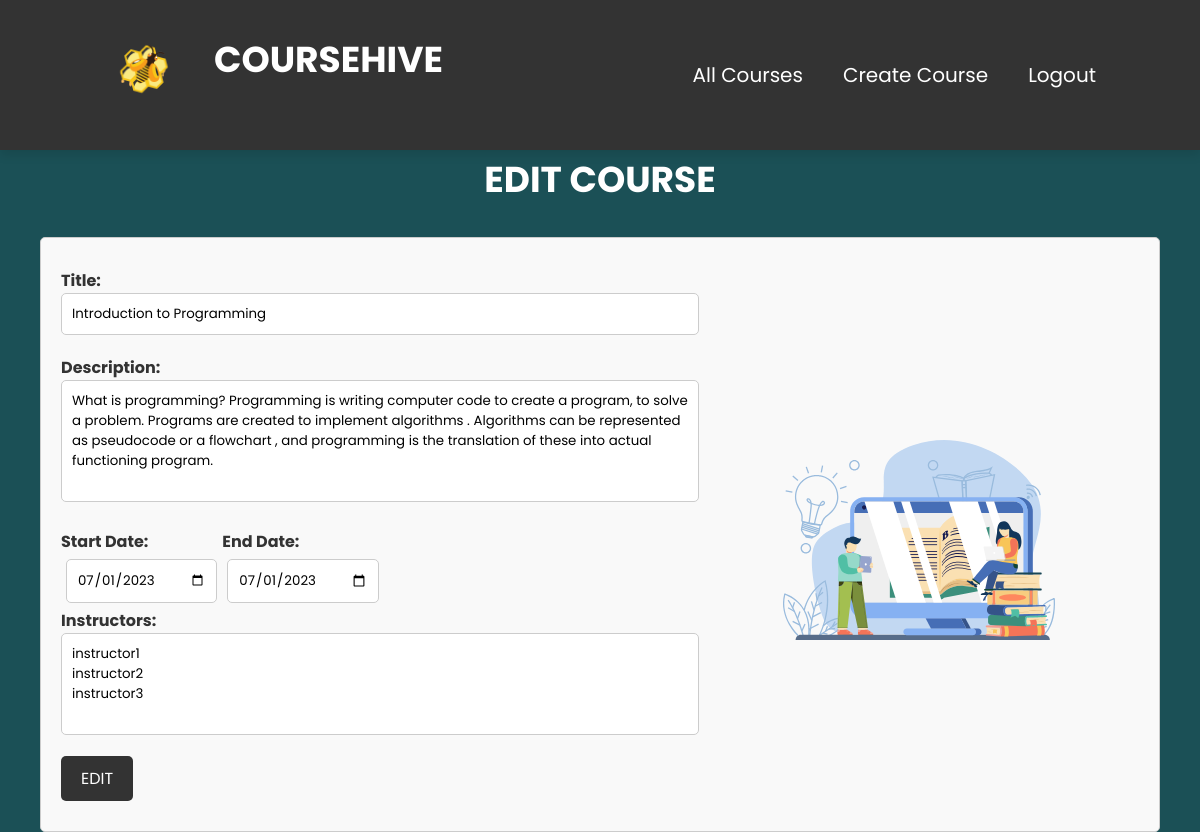
The page /TrainingProvider/courseEdit.php?id=1 on the database its author committed.
### tables this page shows
CREATE TABLE `course` (
  `course_id` int(11) NOT NULL,
  `course_title` varchar(255) NOT NULL,
  `course_description` varchar(500) NOT NULL,
  `course_start_date` date NOT NULL,
  `course_end_date` date NOT NULL,
  `course_img` varchar(255) DEFAULT NULL
);

### TrainingProvider/courses.php (called while the page is built, shortened)
<?php
function getCourse($id) {
   include '../dataconnection.php';
   $query = 'SELECT * FROM course WHERE course_id='.$id;
   $result = mysqli_query($connect, $query);
   return $result;
}
?>

### TrainingProvider/courseEdit.php (the view, shortened to what this page needs)
<!DOCTYPE html>
<html lang="en">
  <head>
    <link rel="stylesheet" href="css/courseCreate.css" />
  </head>
  <body>
    <?php
      include 'courses.php';
      if(isset($_GET["id"])){
        $result = getCourse($_GET["id"]);
        $row = mysqli_fetch_assoc($result);
      } else{
        return header('Location: index.php');
      }
    ?>
    <div class="navbar-container" >
    </div>
    <div class="content-container" >
      <h1>Edit Course </h1>
      <div class="create-course">
        <form class="create-course-form" action="courseEditHandler.php" method="POST">
          <label for="title">Title:</label><br />
          <input type="text" id="title" name="title" required value="<?php echo $row["course_title"]?>"/><br />
          <label for="description">Description:</label><br />
          <textarea
            id="description"
            name="description"
            rows="5"
            required
          ><?php echo $row["course_description"]?></textarea><br />
          <div class="dates">
            <div>
              <label for="start-date">Start Date:</label><br />
              <input
                type="date"
                id="start-date"
                name="start-date"
                value=<?php echo $row["course_start_date"]?>
                required
              /><br />
            </div>
            <div>
              <label for="end-date">End Date:</label><br />
              <input type="date" id="end-date" name="end-date" value=<?php echo $row["course_start_date"]?> required />
              <br />
            </div>
          </div>
          <label for="instructors">Instructors:</label>
          <select id="instructors" name="instructors[]" multiple required>
          <?php
              include '../dataconnection.php';
              $query = "SELECT instructor_username FROM instructor";
              $result = mysqli_query($connect, $query);
              while ($row = mysqli_fetch_assoc($result)) {
                echo "<option value=".$row["instructor_username"].">".$row["instructor_username"]."</option>";
              }
            ?>
          </select>
          <input type="submit" value="Edit" />
        </form>
        <img src="img/book.svg" alt="Book Image" class="book-image" />
      </div>
    </div>
  </body>
</html>

### TrainingProvider/css/courseCreate.css (style rules this page uses)
body { font-family: Arial, sans-serif; color: #333; margin: 0; padding: 0; background-color: #1B5056; }
h1 { font-size: 36px; font-weight: bold; text-align: center; margin-bottom: 30px; text-transform: uppercase; color: white; }
.navbar-container { position: fixed; top: 0; left: 0; width: 100%; z-index: 9999; }
.content-container { padding-top: 19vh; }
.book-image { width: 400px; height: 400px; margin-right: 20px; }
.create-course { display: flex; flex-wrap: wrap; justify-content: center; align-items: center; gap: 20px; padding: 20px; padding-top: 30px; background-color: #f9f9f9; margin: 0 40px; border: 1px solid #ccc; border-radius: 5px; }
.create-course-form { flex-grow: 1; }
label { font-weight: bold; color: #333; }
input[type="text"], input[type="date"], textarea, select { width: 100%; -moz-box-sizing: border-box; -webkit-box-sizing: border-box; box-sizing: border-box; padding: 10px; border: 1px solid #ccc; border-radius: 5px; margin-bottom: 20px; }
input[type="text"], textarea { width: 100%; resize: none; }
input[type="date"] { width: auto; }
input[type="submit"], input[type="button"] { background-color: #333; color: #fff; padding: 10px 20px; border: none; border-radius: 5px; cursor: pointer; font-size: 16px; text-transform: uppercase; margin-bottom: 10px; }
.dates { display: flex; }
.dates input { margin: 5px; }

### TrainingProvider/css/navbar.css (style rules this page uses)
* { margin: 0; padding: 0; box-sizing: border-box; font-family: "Poppins"; text-decoration: none; }
body { min-height: 100vh; }
header { position: fixed; top: 0; left: 0; right: 0; background: #333; box-shadow: 0 5px 10px rgba(0, 0, 0, .1); padding: 20px 7%; display: flex; align-items: center; justify-content: space-between; z-index: 1000; height: 18%; }
header .logo-container { display: flex; align-items: center; }
header .logo { font-weight: bolder; font-size: 25px; color: #0071f2; }
header .title { margin-left: 10px; color: #fff; }
header .navbar ul { list-style: none; }
header .navbar ul li { position: relative; float: left; }
header .navbar ul li a { font-size: 20px; padding: 20px; color: #fff; display: block; }

### rows shown on the page
course: title "Introduction to Programming", description "What is programming? Programming is writing computer code to create a program, to solve a problem. Programs are created to implement algorithms . Algorithms can be represented as pseudocode or a flowchart , and programming is the translation of these into actual functioning program.", start-date "07/01/2023", end-date "07/01/2023"
